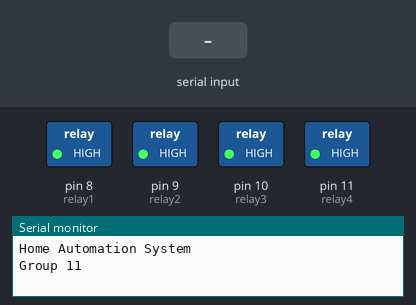
The sketch below on a simulated Arduino Uno, built with avr-gcc and run on an emulated ATmega328P. On the bench: switched loads named in the sketch (green lamp = pin HIGH), the last lines printed to the serial monitor. The test bench sets the inputs (shaded band).

Above: at 1.2 s.
1.3 s: "A" received over Serial
At 2.4 s:
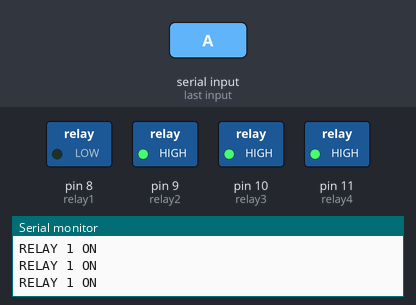
2.8 s: "E" received over Serial
At 4.0 s:
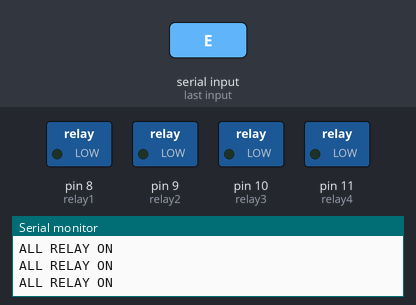
4.3 s: "a" received over Serial
At 5.3 s:
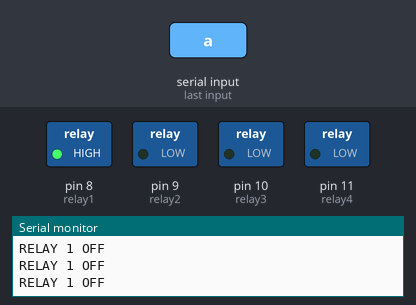
5.8 s: "b" received over Serial
At 6.4 s:
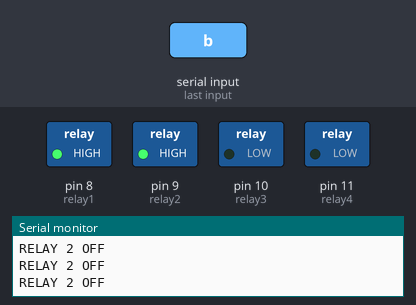
7.3 s: "c" received over Serial
At 7.6 s:
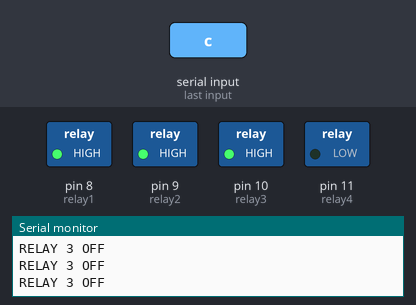
8.8 s: "B" received over Serial
At 10.0 s:
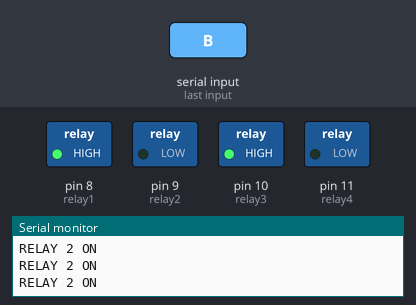
Timing chart, 0 to 11.3 s (numbered marks = the images above; inputs shaded):
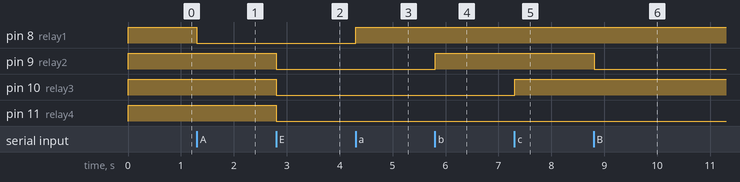

Measured:
- after the input at 1.3 s, pin 8 (relay1): HIGH → LOW at once
- after the input at 2.8 s, pin 9 (relay2), pin 10 (relay3), pin 11 (relay4): HIGH → LOW at once
- after the input at 4.3 s, pin 8 (relay1): LOW → HIGH at once
- after the input at 5.8 s, pin 9 (relay2): LOW → HIGH at once
- after the input at 7.3 s, pin 10 (relay3): LOW → HIGH at once
- after the input at 8.8 s, pin 9 (relay2): HIGH → LOW at once

The sketch:

Home_Automation.ino
```cpp
//Home Automation
int relay1 = 8;
int relay2 = 9;
int relay3 = 10;
int relay4 = 11;
int incommingByte;

void setup()
{
  pinMode(relay1, OUTPUT);
  pinMode(relay2, OUTPUT);
  pinMode(relay3, OUTPUT);
  pinMode(relay4, OUTPUT);
  digitalWrite(relay1, HIGH);
  digitalWrite(relay2, HIGH);
  digitalWrite(relay3, HIGH);
  digitalWrite(relay4, HIGH);
  Serial.begin(9600);
  Serial.println("Home Automation System");
  Serial.println("Group 11");
}

void loop()
{
  if (Serial.available() > 0)
    incommingByte = Serial.read();

  switch (incommingByte)
  {
    case 'A': relay1_on();
      break;
    case 'B': relay2_on();
      break;
    case 'C': relay3_on();
      break;
    case 'D': relay4_on();
      break;
    case 'E': all_relay_on();
      break;
    case 'a': relay1_off();
      break;
    case 'b': relay2_off();
      break;
    case 'c': relay3_off();
      break;
    case 'd': relay4_off();
      break;
    case 'e': all_relay_off();
      break;
  }
}

void relay1_on()
{
  digitalWrite(relay1, LOW);
  Serial.println("RELAY 1 ON");
}
void relay2_on()
{
  digitalWrite(relay2, LOW);
  Serial.println("RELAY 2 ON");
}
void relay3_on()
{
  digitalWrite(relay3, LOW);
  Serial.println("RELAY 3 ON");
}
void relay4_on()
{
  digitalWrite(relay4, LOW);
  Serial.println("RELAY 4 ON");
}

void all_relay_on()
{
  digitalWrite(relay1, LOW);
  digitalWrite(relay2, LOW);
  digitalWrite(relay3, LOW);
  digitalWrite(relay4, LOW);
  Serial.println("ALL RELAY ON");
}
void relay1_off()
{
  digitalWrite(relay1, HIGH);
  Serial.println("RELAY 1 OFF");
}
void relay2_off()
{
  digitalWrite(relay2, HIGH);
  Serial.println("RELAY 2 OFF");
}
void relay3_off()
{
  digitalWrite(relay3, HIGH);
  Serial.println("RELAY 3 OFF");
}
void relay4_off()
{
  digitalWrite(relay4, HIGH);
  Serial.println("RELAY 4 OFF");
}
void all_relay_off()
{
  digitalWrite(relay1, HIGH);
  digitalWrite(relay2, HIGH);
  digitalWrite(relay3, HIGH);
  digitalWrite(relay4, HIGH);
  Serial.println("ALL RELAY OFF");
}
```
